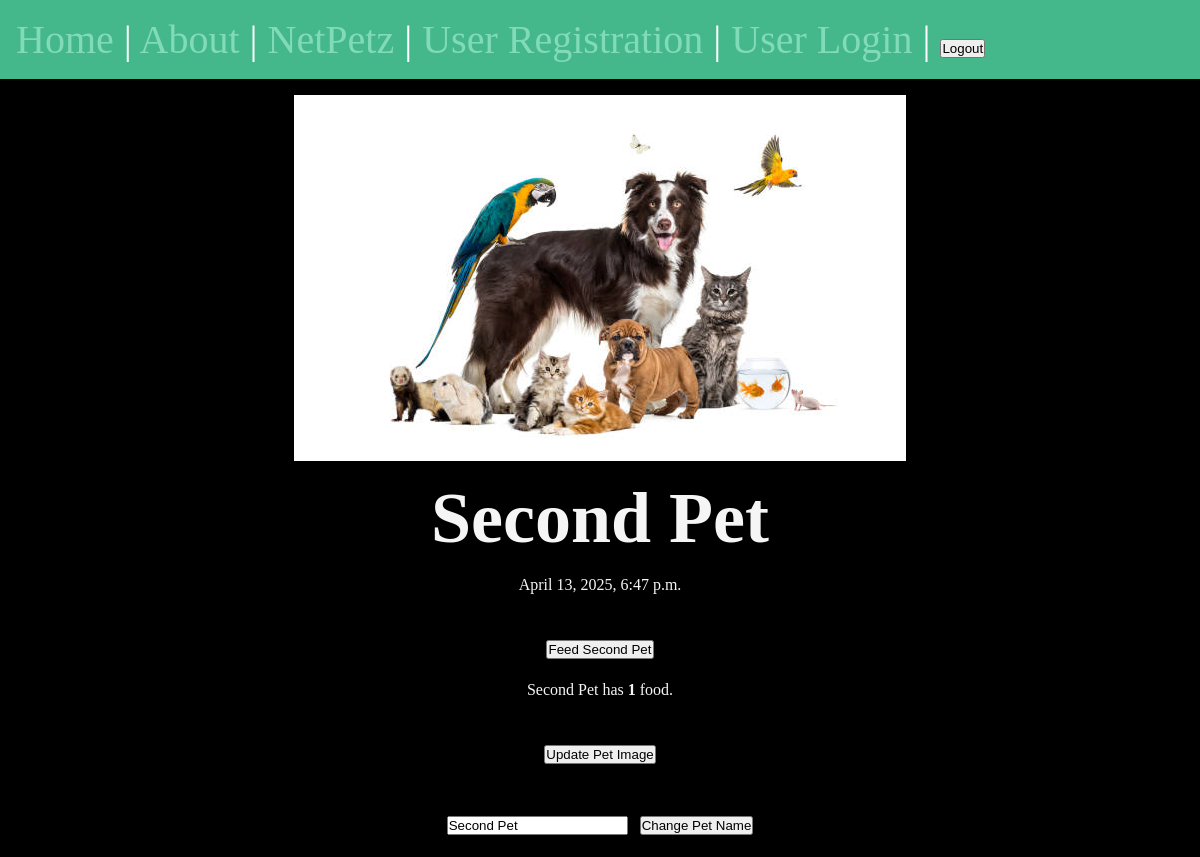
/netpetz/second-pet, run on the app's committed database.
### net_petz/models.py (models this page shows, shortened)
class Pet(models.Model):
    name = models.CharField(max_length=75)
    slug = models.SlugField()
    date = models.DateTimeField(auto_now_add=True)
    food = models.IntegerField(default=0)
    image = models.ImageField(upload_to='pet_images/', blank=True, null=True)

### net_petz/views.py (the view)
# urls.py: path('<slug:slug>', views.net_petz_page, name="page"),
def net_petz_page(request, slug):
    pet = Pet.objects.get(slug=slug)
    return render(request, 'net_petz/pet_page.html', {'pet': pet})

### net_petz/templates/net_petz/pet_page.html (shortened to what this page needs)
{% extends 'layout.html' %}
{% load static %}
{% block content %}
    <section  style="text-align:center;">
		{% if pet.image %}
            <img src="{{ pet.image.url }}" alt="{{ pet.name }}" width="400"  style="display: block; margin: 0 auto;">
        {% else %}
            <img src="{% static 'images/defaultPetImage.jpg' %}" alt="Net Pet" style="display: block; margin: 0 auto;">
        {% endif %}
        <h1>{{pet.name}}</h1>
        <p> {{pet.date}} </p>
        <form method="post" action="{% url 'pets:feed' pet.slug %}">
            <button type="submit">Feed {{ pet.name }}</button>
        </form>
        <p>{{ pet.name }} has <strong>{{ pet.food }}</strong> food.</p>
        <form method="post" enctype="multipart/form-data" action="{% url 'pets:upload' pet.slug %}" id="image-upload-form">
            <button type="button" onclick="document.getElementById('file-input').click();">Update Pet Image</button>
        </form>
        <form method="post" action="{% url 'pets:rename' pet.slug %}">
            <input type="text" name="name" value="{{ pet.name }}" required>
            <button type="submit">Change Pet Name</button>
        </form>
    </section>
{% endblock %}

### static/css/style.css (style rules this page uses)
* { margin: 0; padding: 0; box-sizing: border-box; }
body { min-height: 100vh; background-color: black; color: whitesmoke; font-size: 3rem; }
section { display: flex; flex-flow: column; gap: 1rem; }
p { font-size: 1rem; }

### data on the page
Pet: name "Second Pet", date "April 13, 2025, 6:47 p.m.", food "1"
